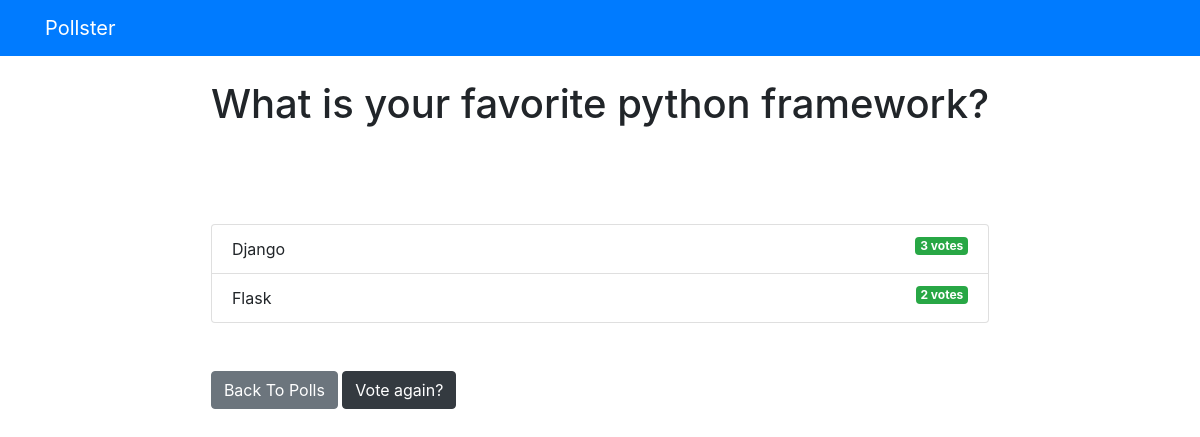
The app's page /polls/2/results/ with its own data.
### polls/models.py (models this page shows, shortened)
class Question(models.Model):
    question_text = models.CharField(max_length=200)
    pub_date = models.DateTimeField('dat published')

class Choice(models.Model):
    question = models.ForeignKey(Question, on_delete=models.CASCADE)
    choice_text = models.CharField(max_length=200)
    votes = models.IntegerField(default=0)

### polls/views.py (the view)
# urls.py: path('<int:question_id>/results/', views.results, name='results'),
def results(request, question_id):
    question = get_object_or_404(Question, pk=question_id)
    return render(request, 'polls/results.html', {'question':question})

### templates/polls/results.html
{% extends 'base.html' %}
{% block content %}
<h1 class = "mb-5 text-center" > {{question.question_text}} </h1 >
 <br><br>
<ul class = "list-group mb-5" >
    {% for choice in question.choice_set.all %}
    <li class = "list-group-item" >
    {{choice.choice_text}} <span class = "badge badge-success float-right" > {{choice.votes}}
    vote{{choice.votes | pluralize}} </span >
    </li >
    {% endfor %}
</ul >
<a class = "btn btn-secondary" href = "{% url 'polls:index' %}" > Back To Polls </a >
<a class = "btn btn-dark" href = "{% url 'polls:detail' question.id %}" > Vote again?</a >
<br><br>
{% endblock %}

### records on screen
Question: question_text "What is your favorite python framework?"
Choice: choice_text "Django", votes "3", votes|pluralize "s"
Choice: choice_text "Flask", votes "2", votes|pluralize "s"
